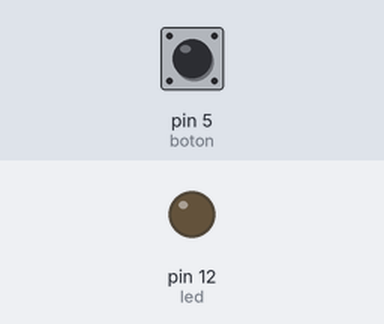
Recording of a sketch running on a simulated Arduino Uno, built with avr-gcc and run on an emulated ATmega328P. Shown: output pins drawn as LEDs (lit = HIGH). Inputs (shaded band) come from the test bench; at power-on: pin 5 (boton) HIGH.

Above: at 1.2 s.
1.3 s: pin 5 (boton) pulled LOW for 0.15 s
At 7.3 s:
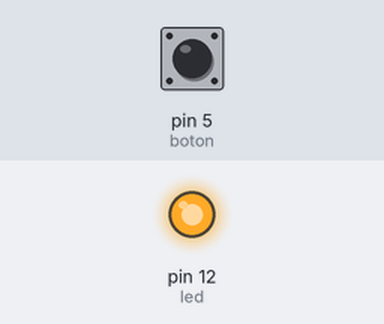
Timing chart, 0 to 17.8 s (numbered marks = the images above; inputs shaded):
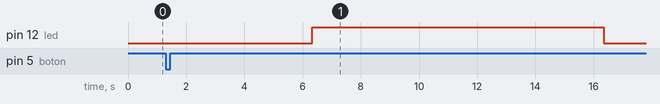

The sketch:

sketch_nov16a.ino
```cpp
// Pines según tu esquema en Proteus
const int boton = 5;   // Pulsador con resistencia Pull-Up R1 (10k) en pin 5
const int led = 12;    // LED D1 con resistencia R2 (220 ohm) en pin 12

unsigned long tiempoInicio = 0;
int estado = 0;
int lecturaAnterior = HIGH;
int estadoBoton = HIGH;
unsigned long tiempoRebote = 0;

void setup() {
  pinMode(boton, INPUT);     // Usa la resistencia física R1 de 10k externa
  pinMode(led, OUTPUT);
  digitalWrite(led, LOW);
}

void loop() {
  unsigned long ahora = millis();
  int lectura = digitalRead(boton);

  // Filtro antirrebote (40 ms)
  if (lectura != lecturaAnterior) {
    tiempoRebote = ahora;
    lecturaAnterior = lectura;
  }

  if (ahora - tiempoRebote >= 40) {
    if (lectura != estadoBoton) {
      estadoBoton = lectura;
      // En Pull-Up: en reposo lee 5V (HIGH); al presionar lee 0V (LOW)
      if (estadoBoton == LOW && estado == 0) {
        estado = 1;
        tiempoInicio = ahora;
      }
    }
  }

  // Estado 1: Espera 5 segundos antes de encender el LED
  if (estado == 1) {
    if (ahora - tiempoInicio >= 5000) {
      digitalWrite(led, HIGH);
      estado = 2;
      tiempoInicio = ahora;
    }
  }

  // Estado 2: Mantiene encendido el LED durante 10 segundos y luego lo apaga
  if (estado == 2) {
    if (ahora - tiempoInicio >= 10000) {
      digitalWrite(led, LOW);
      estado = 0;
    }
  }
}
```

Measured:
- after the input at 1.3 s, pin 12 (led): LOW → HIGH after 5.0 s, → LOW 10.0 s later
